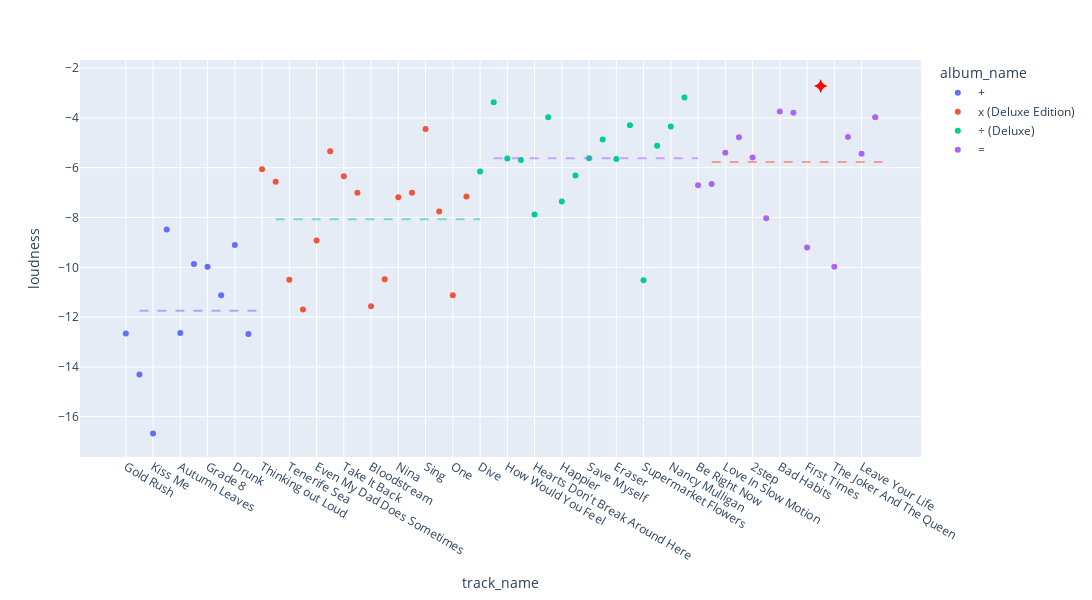

The notebook cell saved with this chart:
### Code cell
plot_feature('loudness')

### Figure 1 — Plotly figure (JSON) as saved in the notebook; plotly's stock layout.template omitted (floating-point values rounded to 4 significant figures)
{"data": [{"hovertemplate": "album_name=+<br>track_name=%{x}<br>loudness=%{y}<extra></extra>", "legendgroup": "+", "line": {"color": "#636efa", "dash": "solid"}, "marker": {"symbol": "circle"}, "mode": "markers", "name": "+", "orientation": "v", "showlegend": true, "type": "scatter", "x": ["Gold Rush", "This", "Kiss Me", "Lego House", "Autumn Leaves", "Give Me Love", "Grade 8", "U.N.I.", "Drunk", "Small Bump"], "xaxis": "x", "y": [-12.66, -14.3, -16.67, -8.48, -12.64, -9.864, -9.976, -11.13, -9.101, -12.68], "yaxis": "y"}, {"hovertemplate": "album_name=x (Deluxe Edition)<br>track_name=%{x}<br>loudness=%{y}<extra></extra>", "legendgroup": "x (Deluxe Edition)", "line": {"color": "#EF553B", "dash": "solid"}, "marker": {"symbol": "circle"}, "mode": "markers", "name": "x (Deluxe Edition)", "orientation": "v", "showlegend": true, "type": "scatter", "x": ["Thinking out Loud", "Afire Love", "Tenerife Sea", "I See Fire", "Even My Dad Does Sometimes", "Shirtsleeves", "Take It Back", "The Man", "Bloodstream", "Photograph", "Nina", "Don't", "Sing", "I'm a Mess", "One", "Runaway"], "xaxis": "x", "y": [-6.061, -6.568, -10.5, -11.69, -8.926, -5.34, -6.342, -7.006, -11.57, -10.48, -7.189, -7.008, -4.451, -7.755, -11.12, -7.158], "yaxis": "y"}, {"hovertemplate": "album_name=÷ (Deluxe)<br>track_name=%{x}<br>loudness=%{y}<extra></extra>", "legendgroup": "÷ (Deluxe)", "line": {"color": "#00cc96", "dash": "solid"}, "marker": {"symbol": "circle"}, "mode": "markers", "name": "÷ (Deluxe)", "orientation": "v", "showlegend": true, "type": "scatter", "x": ["Dive", "Galway Girl", "How Would You Feel", "What Do I Know?", "Hearts Don't Break Around Here", "New Man", "Happier", "Perfect", "Save Myself", "Castle on the Hill", "Eraser", "Barcelona", "Supermarket Flowers", "Bibia Be Ye Ye", "Nancy Mulligan", "Shape of You"], "xaxis": "x", "y": [-6.158, -3.374, -5.63, -5.69, -7.881, -3.97, -7.355, -6.312, -5.617, -4.868, -5.647, -4.294, -10.52, -5.121, -4.35, -3.183], "yaxis": "y"}, {"hovertemplate": "album_name==<br>track_name=%{x}<br>loudness=%{y}<extra></extra>", "legendgroup": "=", "line": {"color": "#ab63fa", "dash": "solid"}, "marker": {"symbol": "circle"}, "mode": "markers", "name": "=", "orientation": "v", "showlegend": true, "type": "scatter", "x": ["Be Right Now", "Visiting Hours", "Love In Slow Motion", "Stop The Rain", "2step", "Sandman", "Bad Habits", "Overpass Graffiti", "First Times", "Shivers", "The Joker And The Queen", "Collide", "Leave Your Life", "Tides"], "xaxis": "x", "y": [-6.706, -6.654, -5.4, -4.778, -5.592, -8.034, -3.745, -3.794, -9.206, -2.724, -9.975, -4.77, -5.438, -3.971], "yaxis": "y"}, {"marker": {"color": "red", "size": 10, "symbol": "star-diamond"}, "mode": "markers", "name": "Song with Highest loudness", "showlegend": false, "type": "scatter", "x": ["Shivers"], "y": [-2.724]}], "layout": {"height": 600, "legend": {"title": {"text": "album_name"}, "tracegroupgap": 0}, "margin": {"t": 60}, "shapes": [{"line": {"color": "#636EFA", "dash": "dash"}, "name": "Average Danceability for +", "opacity": 0.5, "type": "line", "x0": 1, "x1": 10, "xref": "x", "y0": -11.75, "y1": -11.75, "yref": "y"}, {"line": {"color": "#EF553B", "dash": "dash"}, "name": "Average Danceability for =", "opacity": 0.5, "type": "line", "x0": 43, "x1": 56, "xref": "x", "y0": -5.77, "y1": -5.77, "yref": "y"}, {"line": {"color": "#00CC96", "dash": "dash"}, "name": "Average Danceability for x (Deluxe Edition)", "opacity": 0.5, "type": "line", "x0": 11, "x1": 26, "xref": "x", "y0": -8.072, "y1": -8.072, "yref": "y"}, {"line": {"color": "#AB63FA", "dash": "dash"}, "name": "Average Danceability for ÷ (Deluxe)", "opacity": 0.5, "type": "line", "x0": 27, "x1": 42, "xref": "x", "y0": -5.623, "y1": -5.623, "yref": "y"}], "width": 1200, "xaxis": {"anchor": "y", "autorange": true, "domain": [0, 1], "range": [-3.331, 58.33], "title": {"text": "track_name"}, "type": "category"}, "yaxis": {"anchor": "x", "autorange": true, "domain": [0, 1], "range": [-17.67, -1.585], "title": {"text": "loudness"}, "type": "linear"}}}
